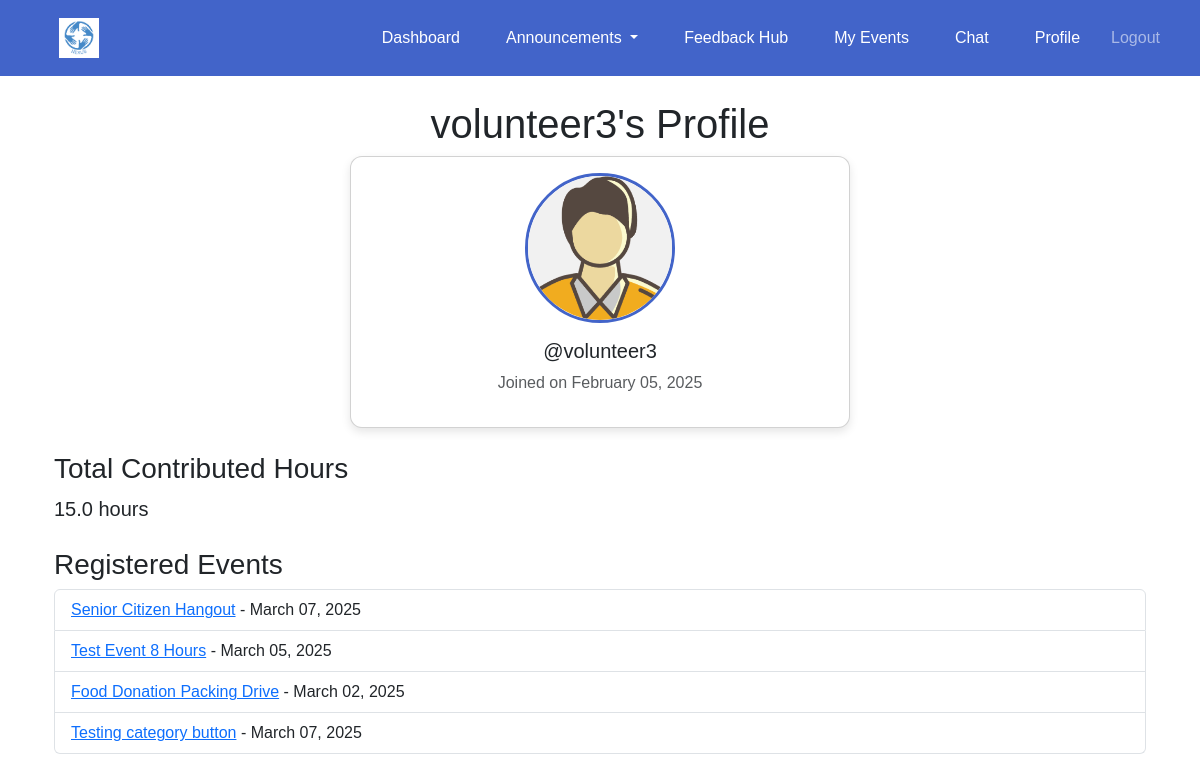
Screenshot of /profile/volunteer3/ (signed in) with the database file from the repository.
### accounts/models.py (models this page shows, shortened)
class CustomUser(AbstractUser):
    USER_TYPE_CHOICES = [
        ('volunteer', 'Volunteer'),
        ('organisation', 'Organisation'),
    ]
    user_type = models.CharField(max_length=20, choices=USER_TYPE_CHOICES)
    contact_number = models.CharField(max_length=10, blank= True, null=True)
    full_name = models.CharField(max_length=255, blank=True, null=True)
    personnel_name = models.CharField(max_length=255, blank=True, null=True)
    profile_picture = models.ImageField(upload_to='profile_pics/', blank=True, null=True)

### events/models.py (models this page shows, shortened)
class VolunteerEvent(models.Model):
    STATUS_CHOICES = [
        ('Registered', 'Registered'),
        ('Waiting List', 'Waiting List'),
    ]
    event = models.ForeignKey(Event, on_delete=models.CASCADE, related_name="registered_volunteers")
    volunteer = models.ForeignKey(settings.AUTH_USER_MODEL, on_delete=models.CASCADE, related_name="registered_events")
    registered_at = models.DateTimeField(auto_now_add=True)
    status = models.CharField(max_length=20, choices=STATUS_CHOICES, default='Registered')
    class Meta:
        unique_together = ('event', 'volunteer')  # Prevent duplicate registrations

class Event(models.Model):
    CATEGORY_CHOICES = [
        ('education', 'Education'),
        ('social development', 'Social Development'),
        ('senior citizen', 'Senior Citizen'),
    ]
    organisation = models.ForeignKey(settings.AUTH_USER_MODEL, on_delete=models.CASCADE)
    name = models.CharField(max_length=255)
    description = models.TextField()
    date = models.DateTimeField()
    start_time = models.TimeField(default=time(9, 0))  # Default: 09:00 AM
    end_time = models.TimeField(default=time(17, 0))  # Default: 05:00 PM
    location = models.CharField(max_length=255)
    volunteers_needed = models.PositiveIntegerField()
    roles_responsibilities = models.TextField()
    category = models.CharField(max_length=50, choices=CATEGORY_CHOICES, blank=False, default='Education')

### accounts/views.py (the view)
# urls.py: path("profile/<str:username>/", views.public_profile_view, name="public_profile"),
@login_required
def public_profile_view(request, username):
    profile_user = get_object_or_404(User, username=username)
    if profile_user == request.user:
        return redirect('accounts:profile')  # Redirect them to their own profile
    events = None
    announcements = None
    registered_events = None
    total_hours = 0
    if profile_user.user_type == "organisation":
        events = Event.objects.filter(organisation=profile_user)
        announcements = Announcement.objects.filter(organisation=profile_user)
    elif profile_user.user_type == "volunteer":
        registered_events = VolunteerEvent.objects.filter(volunteer=profile_user).select_related('event')
        total_hours = VolunteerParticipation.objects.filter(volunteer=profile_user).aggregate(total_hours=models.Sum('hours_contributed'))['total_hours'] or 0
    return render(request, "accounts/public_profile.html", {
        "profile_user": profile_user,
        "events": events,
        "announcements": announcements,
        "registered_events": registered_events,
        "total_hours": round(total_hours, 2),  # Rounded for cleaner display
    })

### accounts/templates/accounts/public_profile.html (shortened to what this page needs)
{% extends "base.html" %}
{% block content %}
<div class="container mt-4">
    <h1 class="text-center">{{ profile_user.username }}'s Profile</h1>
    <div class="card profile-card">
        <div class="card-body text-center">
            {% if profile_user.profile_picture %}
                <img src="{{ profile_user.profile_picture.url }}" class="profile-pic rounded-circle mb-3" alt="Profile Picture">
            {% else %}
                <img src="https://via.placeholder.com/150" class="profile-pic rounded-circle mb-3" alt="Default Profile">
            {% endif %}
            <h5 class="card-title">@{{ profile_user.username }}</h5>
            <p class="text-muted">Joined on {{ profile_user.date_joined|date:"F d, Y" }}</p>
        </div>
    </div>
    {% if profile_user.user_type == "volunteer" %}
        <h3 class="mt-4">Total Contributed Hours</h3>
        <p class="lead">{{ total_hours }} hours</p>
        <h3 class="mt-4">Registered Events</h3>
        <ul class="list-group">
            {% for registration in registered_events %}
                <li class="list-group-item">
                    <a href="{% url 'events:event_detail' registration.event.id %}">{{ registration.event.name }}</a>
                    - {{ registration.event.date|date:"F d, Y" }}
                </li>
            {% empty %}
                <li class="list-group-item">No registered events yet.</li>
            {% endfor %}
        </ul>
    {% endif %}
</div>
{% endblock %}

### templates/base.html (style rules this page uses)
body { margin: 0; font-family: Arial, sans-serif; }

### accounts/templates/accounts/public_profile.html (style rules this page uses)
.profile-card { max-width: 500px; margin: 0 auto; }
.profile-pic { width: 150px; height: 150px; object-fit: cover; border: 3px solid #4264c9; }
.card { border-radius: 12px; box-shadow: 0px 4px 10px rgba(0, 0, 0, 0.1); }

### rows the page displays
CustomUser: username "volunteer3", profile_picture (picture), date_joined "February 05, 2025"
VolunteerEvent: event.name "Senior Citizen Hangout", event "March 07, 2025"
VolunteerEvent: event.name "Test Event 8 Hours", event "March 05, 2025"
VolunteerEvent: event.name "Food Donation Packing Drive", event "March 02, 2025"
VolunteerEvent: event.name "Testing category button", event "March 07, 2025"

### other values shown
{{ total_hours }} "15.0"
